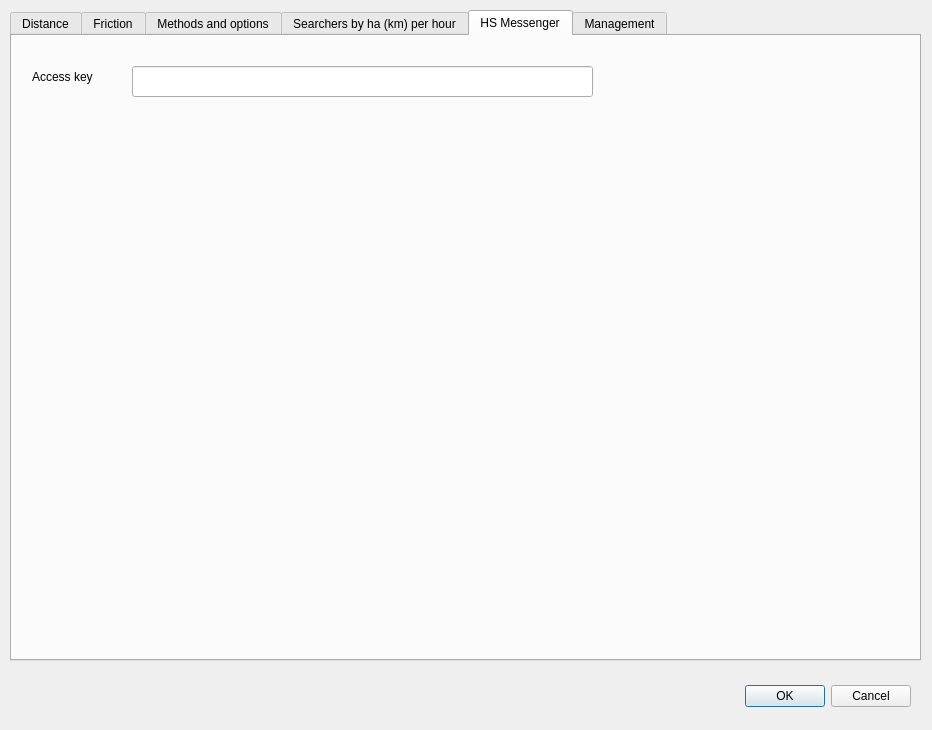
<?xml version="1.0" encoding="UTF-8"?>
<ui version="4.0">
 <class>Dialog</class>
 <widget class="QDialog" name="Dialog">
  <property name="geometry">
   <rect>
    <x>0</x>
    <y>0</y>
    <width>932</width>
    <height>730</height>
   </rect>
  </property>
  <property name="windowTitle">
   <string>Settings</string>
  </property>
  <widget class="QDialogButtonBox" name="buttonBox">
   <property name="geometry">
    <rect>
     <x>570</x>
     <y>680</y>
     <width>341</width>
     <height>32</height>
    </rect>
   </property>
   <property name="orientation">
    <enum>Qt::Horizontal</enum>
   </property>
   <property name="standardButtons">
    <set>QDialogButtonBox::Cancel|QDialogButtonBox::Ok</set>
   </property>
  </widget>
  <widget class="QTabWidget" name="tabWidget">
   <property name="geometry">
    <rect>
     <x>10</x>
     <y>10</y>
     <width>911</width>
     <height>651</height>
    </rect>
   </property>
   <property name="currentIndex">
    <number>4</number>
   </property>
   <widget class="QWidget" name="tab_3">
    <attribute name="title">
     <string>Distance</string>
    </attribute>
    <widget class="QTabWidget" name="tabWidget_2">
     <property name="geometry">
      <rect>
       <x>20</x>
       <y>20</y>
       <width>881</width>
       <height>571</height>
      </rect>
     </property>
     <property name="currentIndex">
      <number>0</number>
     </property>
     <widget class="QWidget" name="tab_LSOM">
      <attribute name="title">
       <string>LSOM</string>
      </attribute>
      <widget class="QTableWidget" name="tableWidgetDistancesLSOM">
       <property name="enabled">
        <bool>true</bool>
       </property>
       <property name="geometry">
        <rect>
         <x>10</x>
         <y>10</y>
         <width>851</width>
         <height>511</height>
        </rect>
       </property>
       <property name="rowCount">
        <number>10</number>
       </property>
       <property name="columnCount">
        <number>9</number>
       </property>
       <attribute name="horizontalHeaderDefaultSectionSize">
        <number>75</number>
       </attribute>
       <row/>
       <row/>
       <row/>
       <row/>
       <row/>
       <row/>
       <row/>
       <row/>
       <row/>
       <row/>
       <column/>
       <column/>
       <column/>
       <column/>
       <column/>
       <column/>
       <column/>
       <column/>
       <column/>
      </widget>
     </widget>
     <widget class="QWidget" name="tab_Hill">
      <attribute name="title">
       <string>Hill</string>
      </attribute>
      <widget class="QTableWidget" name="tableWidgetDistancesHill">
       <property name="geometry">
        <rect>
         <x>10</x>
         <y>10</y>
         <width>851</width>
         <height>511</height>
        </rect>
       </property>
       <property name="rowCount">
        <number>10</number>
       </property>
       <property name="columnCount">
        <number>9</number>
       </property>
       <attribute name="horizontalHeaderDefaultSectionSize">
        <number>75</number>
       </attribute>
       <row/>
       <row/>
       <row/>
       <row/>
       <row/>
       <row/>
       <row/>
       <row/>
       <row/>
       <row/>
       <column/>
       <column/>
       <column/>
       <column/>
       <column/>
       <column/>
       <column/>
       <column/>
       <column/>
      </widget>
     </widget>
     <widget class="QWidget" name="tab_UK">
      <attribute name="title">
       <string>UK</string>
      </attribute>
      <widget class="QTableWidget" name="tableWidgetDistancesUK">
       <property name="geometry">
        <rect>
         <x>10</x>
         <y>10</y>
         <width>851</width>
         <height>501</height>
        </rect>
       </property>
       <property name="rowCount">
        <number>10</number>
       </property>
       <property name="columnCount">
        <number>9</number>
       </property>
       <attribute name="horizontalHeaderDefaultSectionSize">
        <number>75</number>
       </attribute>
       <row/>
       <row/>
       <row/>
       <row/>
       <row/>
       <row/>
       <row/>
       <row/>
       <row/>
       <row/>
       <column/>
       <column/>
       <column/>
       <column/>
       <column/>
       <column/>
       <column/>
       <column/>
       <column/>
      </widget>
     </widget>
     <widget class="QWidget" name="tab_Vzdalenost_PCR">
      <attribute name="title">
       <string>User defined</string>
      </attribute>
      <widget class="QTableWidget" name="tableWidgetDistancesUser">
       <property name="geometry">
        <rect>
         <x>10</x>
         <y>10</y>
         <width>851</width>
         <height>501</height>
        </rect>
       </property>
       <property name="rowCount">
        <number>10</number>
       </property>
       <property name="columnCount">
        <number>9</number>
       </property>
       <attribute name="horizontalHeaderDefaultSectionSize">
        <number>75</number>
       </attribute>
       <row/>
       <row/>
       <row/>
       <row/>
       <row/>
       <row/>
       <row/>
       <row/>
       <row/>
       <row/>
       <column/>
       <column/>
       <column/>
       <column/>
       <column/>
       <column/>
       <column/>
       <column/>
       <column/>
      </widget>
     </widget>
    </widget>
   </widget>
   <widget class="QWidget" name="tab_Friction">
    <attribute name="title">
     <string>Friction</string>
    </attribute>
    <widget class="QTableWidget" name="tableWidgetFriction">
     <property name="geometry">
      <rect>
       <x>10</x>
       <y>10</y>
       <width>881</width>
       <height>481</height>
      </rect>
     </property>
     <property name="rowCount">
      <number>56</number>
     </property>
     <property name="columnCount">
      <number>5</number>
     </property>
     <row/>
     <row/>
     <row/>
     <row/>
     <row/>
     <row/>
     <row/>
     <row/>
     <row/>
     <row/>
     <row/>
     <row/>
     <row/>
     <row/>
     <row/>
     <row/>
     <row/>
     <row/>
     <row/>
     <row/>
     <row/>
     <row/>
     <row/>
     <row/>
     <row/>
     <row/>
     <row/>
     <row/>
     <row/>
     <row/>
     <row/>
     <row/>
     <row/>
     <row/>
     <row/>
     <row/>
     <row/>
     <row/>
     <row/>
     <row/>
     <row/>
     <row/>
     <row/>
     <row/>
     <row/>
     <row/>
     <row/>
     <row/>
     <row/>
     <row/>
     <row/>
     <row/>
     <row/>
     <row/>
     <row/>
     <row/>
     <column/>
     <column/>
     <column/>
     <column/>
     <column/>
    </widget>
    <widget class="QLabel" name="labelDEM">
     <property name="geometry">
      <rect>
       <x>10</x>
       <y>530</y>
       <width>111</width>
       <height>21</height>
      </rect>
     </property>
     <property name="text">
      <string>Slope</string>
     </property>
    </widget>
    <widget class="QLineEdit" name="lineEditLinear">
     <property name="geometry">
      <rect>
       <x>120</x>
       <y>520</y>
       <width>241</width>
       <height>31</height>
      </rect>
     </property>
     <property name="text">
      <string>r.walk algorithm</string>
     </property>
    </widget>
    <widget class="QLabel" name="labelLimit">
     <property name="geometry">
      <rect>
       <x>380</x>
       <y>530</y>
       <width>77</width>
       <height>21</height>
      </rect>
     </property>
     <property name="text">
      <string>Limit</string>
     </property>
    </widget>
    <widget class="QLineEdit" name="lineEditLimit">
     <property name="geometry">
      <rect>
       <x>430</x>
       <y>520</y>
       <width>351</width>
       <height>31</height>
      </rect>
     </property>
     <property name="text">
      <string>More than 45 degrees is not passable</string>
     </property>
    </widget>
    <widget class="QLabel" name="labelFrictionInfo">
     <property name="geometry">
      <rect>
       <x>10</x>
       <y>570</y>
       <width>871</width>
       <height>21</height>
      </rect>
     </property>
     <property name="text">
      <string>The friction is not possible to change here. You have to change friction map in the datastore.</string>
     </property>
    </widget>
   </widget>
   <widget class="QWidget" name="tab">
    <attribute name="title">
     <string>Methods and options</string>
    </attribute>
    <widget class="QComboBox" name="comboBoxDistance">
     <property name="geometry">
      <rect>
       <x>190</x>
       <y>30</y>
       <width>281</width>
       <height>22</height>
      </rect>
     </property>
    </widget>
    <widget class="QLabel" name="labelDistance">
     <property name="geometry">
      <rect>
       <x>20</x>
       <y>30</y>
       <width>121</width>
       <height>16</height>
      </rect>
     </property>
     <property name="text">
      <string>Distance</string>
     </property>
    </widget>
    <widget class="QLabel" name="labelFriction">
     <property name="geometry">
      <rect>
       <x>20</x>
       <y>70</y>
       <width>58</width>
       <height>14</height>
      </rect>
     </property>
     <property name="text">
      <string>Friction</string>
     </property>
    </widget>
    <widget class="QComboBox" name="comboBoxFriction">
     <property name="geometry">
      <rect>
       <x>190</x>
       <y>70</y>
       <width>281</width>
       <height>22</height>
      </rect>
     </property>
    </widget>
    <widget class="Line" name="line">
     <property name="geometry">
      <rect>
       <x>20</x>
       <y>120</y>
       <width>861</width>
       <height>16</height>
      </rect>
     </property>
     <property name="orientation">
      <enum>Qt::Horizontal</enum>
     </property>
    </widget>
    <widget class="Line" name="line_2">
     <property name="geometry">
      <rect>
       <x>20</x>
       <y>240</y>
       <width>861</width>
       <height>16</height>
      </rect>
     </property>
     <property name="orientation">
      <enum>Qt::Horizontal</enum>
     </property>
    </widget>
    <widget class="QLabel" name="labelSearchID">
     <property name="geometry">
      <rect>
       <x>20</x>
       <y>270</y>
       <width>181</width>
       <height>16</height>
      </rect>
     </property>
     <property name="text">
      <string>Search identifier</string>
     </property>
    </widget>
    <widget class="QLineEdit" name="lineEditSearchID">
     <property name="geometry">
      <rect>
       <x>190</x>
       <y>260</y>
       <width>281</width>
       <height>31</height>
      </rect>
     </property>
    </widget>
    <widget class="QLabel" name="labelWeightLimit">
     <property name="geometry">
      <rect>
       <x>20</x>
       <y>210</y>
       <width>281</width>
       <height>16</height>
      </rect>
     </property>
     <property name="text">
      <string>Use places with weight higher than</string>
     </property>
    </widget>
    <widget class="QLineEdit" name="lineEditWeightLimit">
     <property name="geometry">
      <rect>
       <x>300</x>
       <y>200</y>
       <width>31</width>
       <height>31</height>
      </rect>
     </property>
    </widget>
    <widget class="Line" name="line_4">
     <property name="geometry">
      <rect>
       <x>20</x>
       <y>180</y>
       <width>861</width>
       <height>16</height>
      </rect>
     </property>
     <property name="orientation">
      <enum>Qt::Horizontal</enum>
     </property>
    </widget>
    <widget class="QCheckBox" name="checkBoxRadial">
     <property name="geometry">
      <rect>
       <x>20</x>
       <y>150</y>
       <width>381</width>
       <height>19</height>
      </rect>
     </property>
     <property name="text">
      <string>Use direction of movement</string>
     </property>
     <property name="checked">
      <bool>false</bool>
     </property>
    </widget>
    <widget class="QLabel" name="labelPath">
     <property name="geometry">
      <rect>
       <x>20</x>
       <y>330</y>
       <width>851</width>
       <height>21</height>
      </rect>
     </property>
     <property name="text">
      <string>Path to project</string>
     </property>
    </widget>
    <widget class="Line" name="line_3">
     <property name="geometry">
      <rect>
       <x>20</x>
       <y>300</y>
       <width>861</width>
       <height>16</height>
      </rect>
     </property>
     <property name="orientation">
      <enum>Qt::Horizontal</enum>
     </property>
    </widget>
    <widget class="QPushButton" name="pushButtonShowQrCode">
     <property name="geometry">
      <rect>
       <x>490</x>
       <y>260</y>
       <width>112</width>
       <height>31</height>
      </rect>
     </property>
     <property name="text">
      <string>Show QR</string>
     </property>
    </widget>
   </widget>
   <widget class="QWidget" name="tab_UnitsTime">
    <attribute name="title">
     <string>Searchers by ha (km) per hour</string>
    </attribute>
    <widget class="QTableWidget" name="tableWidgetUnitsTimes">
     <property name="geometry">
      <rect>
       <x>10</x>
       <y>10</y>
       <width>871</width>
       <height>441</height>
      </rect>
     </property>
     <property name="rowCount">
      <number>10</number>
     </property>
     <property name="columnCount">
      <number>7</number>
     </property>
     <row/>
     <row/>
     <row/>
     <row/>
     <row/>
     <row/>
     <row/>
     <row/>
     <row/>
     <row/>
     <column/>
     <column/>
     <column/>
     <column/>
     <column/>
     <column/>
     <column/>
    </widget>
    <widget class="QLabel" name="labelUnitsTimesInfo">
     <property name="geometry">
      <rect>
       <x>20</x>
       <y>480</y>
       <width>851</width>
       <height>121</height>
      </rect>
     </property>
     <property name="text">
      <string>speed_comment</string>
     </property>
     <property name="wordWrap">
      <bool>true</bool>
     </property>
    </widget>
   </widget>
   <widget class="QWidget" name="tab_HS">
    <attribute name="title">
     <string>HS Messenger</string>
    </attribute>
    <widget class="QLabel" name="labelAccessKey">
     <property name="geometry">
      <rect>
       <x>20</x>
       <y>30</y>
       <width>91</width>
       <height>21</height>
      </rect>
     </property>
     <property name="text">
      <string>Access key</string>
     </property>
    </widget>
    <widget class="QLineEdit" name="lineEditAccessKey">
     <property name="geometry">
      <rect>
       <x>120</x>
       <y>30</y>
       <width>461</width>
       <height>31</height>
      </rect>
     </property>
     <property name="text">
      <string/>
     </property>
     <property name="echoMode">
      <enum>QLineEdit::Password</enum>
     </property>
    </widget>
   </widget>
   <widget class="QWidget" name="tab_Tests">
    <attribute name="title">
     <string>Management</string>
    </attribute>
    <widget class="QPushButton" name="pushButtonHds">
     <property name="geometry">
      <rect>
       <x>20</x>
       <y>290</y>
       <width>191</width>
       <height>31</height>
      </rect>
     </property>
     <property name="text">
      <string>Run basic test</string>
     </property>
    </widget>
    <widget class="QCheckBox" name="checkBoxUpdateData">
     <property name="geometry">
      <rect>
       <x>230</x>
       <y>20</y>
       <width>311</width>
       <height>26</height>
      </rect>
     </property>
     <property name="text">
      <string>Update only current region</string>
     </property>
     <property name="checked">
      <bool>true</bool>
     </property>
    </widget>
    <widget class="QPushButton" name="pushButtonUpdateData">
     <property name="geometry">
      <rect>
       <x>20</x>
       <y>20</y>
       <width>191</width>
       <height>31</height>
      </rect>
     </property>
     <property name="text">
      <string>Update data</string>
     </property>
    </widget>
    <widget class="QPushButton" name="pushButtonSaveStyle">
     <property name="geometry">
      <rect>
       <x>20</x>
       <y>160</y>
       <width>191</width>
       <height>31</height>
      </rect>
     </property>
     <property name="text">
      <string>Save style to the template</string>
     </property>
    </widget>
    <widget class="QPushButton" name="pushButtonDataHds">
     <property name="enabled">
      <bool>false</bool>
     </property>
     <property name="geometry">
      <rect>
       <x>220</x>
       <y>340</y>
       <width>191</width>
       <height>31</height>
      </rect>
     </property>
     <property name="text">
      <string>Run test for data</string>
     </property>
    </widget>
    <widget class="QComboBox" name="comboBoxDataHds">
     <property name="geometry">
      <rect>
       <x>20</x>
       <y>340</y>
       <width>191</width>
       <height>25</height>
      </rect>
     </property>
    </widget>
    <widget class="QTextEdit" name="textEditHds">
     <property name="geometry">
      <rect>
       <x>20</x>
       <y>380</y>
       <width>871</width>
       <height>211</height>
      </rect>
     </property>
    </widget>
    <widget class="Line" name="line_6">
     <property name="geometry">
      <rect>
       <x>20</x>
       <y>140</y>
       <width>871</width>
       <height>16</height>
      </rect>
     </property>
     <property name="orientation">
      <enum>Qt::Horizontal</enum>
     </property>
    </widget>
    <widget class="Line" name="line_7">
     <property name="geometry">
      <rect>
       <x>20</x>
       <y>260</y>
       <width>871</width>
       <height>16</height>
      </rect>
     </property>
     <property name="orientation">
      <enum>Qt::Horizontal</enum>
     </property>
    </widget>
    <widget class="QComboBox" name="comboBoxDataFix">
     <property name="geometry">
      <rect>
       <x>20</x>
       <y>70</y>
       <width>191</width>
       <height>25</height>
      </rect>
     </property>
    </widget>
    <widget class="QPushButton" name="pushButtonFixData">
     <property name="enabled">
      <bool>false</bool>
     </property>
     <property name="geometry">
      <rect>
       <x>230</x>
       <y>70</y>
       <width>191</width>
       <height>31</height>
      </rect>
     </property>
     <property name="text">
      <string>Fix data</string>
     </property>
    </widget>
   </widget>
  </widget>
 </widget>
 <resources/>
 <connections>
  <connection>
   <sender>buttonBox</sender>
   <signal>accepted()</signal>
   <receiver>Dialog</receiver>
   <slot>accept()</slot>
   <hints>
    <hint type="sourcelabel">
     <x>248</x>
     <y>254</y>
    </hint>
    <hint type="destinationlabel">
     <x>157</x>
     <y>274</y>
    </hint>
   </hints>
  </connection>
  <connection>
   <sender>buttonBox</sender>
   <signal>rejected()</signal>
   <receiver>Dialog</receiver>
   <slot>reject()</slot>
   <hints>
    <hint type="sourcelabel">
     <x>316</x>
     <y>260</y>
    </hint>
    <hint type="destinationlabel">
     <x>286</x>
     <y>274</y>
    </hint>
   </hints>
  </connection>
 </connections>
</ui>
